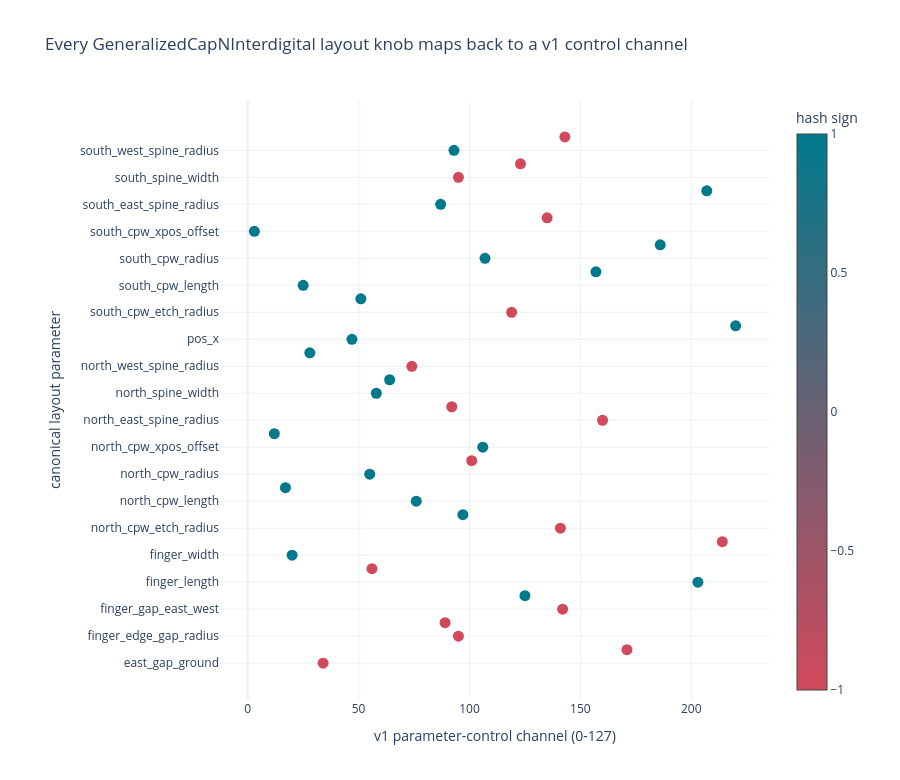

Notebook code for this chart:
### Markdown cell above
## 8. The inverse-design hook: named controls survive

V0 adds every numeric parameter into one scalar. Width + count and count + width are
indistinguishable, and two different parameter sets can share the same sum. V1 hashes
the **parameter path and value together**, writes each row's names, values, indices,
and signs, and publishes the global control map below. Collisions are possible in a
fixed-size hashed block, but they are visible and auditable rather than silent.

### Code cell
fig = go.Figure(
    go.Scatter(
        x=control_map["hash_index"],
        y=control_map["parameter_name"],
        mode="markers",
        marker={
            "size": 11,
            "color": control_map["hash_sign"],
            "colorscale": [[0, "#D1495B"], [1, "#00798C"]],
            "cmin": -1,
            "cmax": 1,
            "colorbar": {"title": "hash sign", "x": 1.03},
        },
        customdata=np.column_stack(
            [control_map["minimum"], control_map["maximum"], control_map["count"]]
        ),
        hovertemplate=(
            "<b>%{y}</b><br>channel=%{x}<br>range=[%{customdata[0]:.3g}, "
            "%{customdata[1]:.3g}]<br>records=%{customdata[2]}<extra></extra>"
        ),
    )
)
fig.update_layout(
    title="Every GeneralizedCapNInterdigital layout knob maps back to a v1 control channel",
    xaxis_title="v1 parameter-control channel (0-127)",
    yaxis_title="canonical layout parameter",
    template="plotly_white",
    height=780,
    margin={"l": 220, "r": 130},
)
fig.show()

### Figure 1 — Plotly figure (JSON) as saved in the notebook; plotly's stock layout.template omitted (floating-point values rounded to 4 significant figures)
{"data": [{"customdata": [[3.0, 13.0, 20060.0], [2.0, 14.0, 20060.0], [1.0, 1.0, 20060.0], [1.5, 9.0, 20060.0], [2.0, 10.0, 20060.0], [2.0, 10.0, 20060.0], [5.0, 13.0, 20060.0], [1.5, 5.5, 20060.0], [3.0, 11.0, 20060.0], [1.0, 1.0, 20060.0], [1.0, 1.0, 20060.0], [2.0, 2.0, 20060.0], [5.0, 15.0, 20060.0], [1.0, 1.0, 20060.0], [1.0, 1.0, 20060.0], [2.0, 36.0, 20060.0], [0.0, 0.0, 20060.0], [1.0, 1.0, 20060.0], [1.0, 1.0, 20060.0], [3.0, 13.0, 20060.0], [3.0, 13.0, 20060.0], [1.0, 1.0, 20060.0], [1.0, 1.0, 20060.0], [0.0, 0.0, 20060.0], [0.0, 0.0, 20060.0], [0.0, 0.0, 20060.0], [1.0, 1.0, 20060.0], [2.0, 2.0, 20060.0], [5.0, 15.0, 20060.0], [1.0, 1.0, 20060.0], [1.0, 1.0, 20060.0], [2.0, 36.0, 20060.0], [0.0, 0.0, 20060.0], [1.0, 1.0, 20060.0], [1.0, 1.0, 20060.0], [3.0, 13.0, 20060.0], [3.0, 13.0, 20060.0], [1.0, 1.0, 20060.0], [1.0, 1.0, 20060.0], [3.0, 13.0, 20060.0]], "hovertemplate": "<b>%{y}</b><br>channel=%{x}<br>range=[%{customdata[0]:.3g}, %{customdata[1]:.3g}]<br>records=%{customdata[2]}<extra></extra>", "marker": {"cmax": 1, "cmin": -1, "color": [-1, -1, -1, -1, -1, 1, 1, -1, 1, -1, -1, 1, 1, 1, 1, -1, 1, 1, -1, -1, 1, 1, -1, 1, 1, 1, -1, 1, 1, 1, 1, 1, 1, -1, 1, 1, -1, -1, 1, -1], "colorbar": {"title": {"text": "hash sign"}, "x": 1.03}, "colorscale": [[0, "#D1495B"], [1, "#00798C"]], "size": 11}, "mode": "markers", "type": "scatter", "x": [34, 171, 95, 89, 142, 125, 203, 56, 20, 214, 141, 97, 76, 17, 55, 101, 106, 12, 160, 92, 58, 64, 74, 28, 47, 220, 119, 51, 25, 157, 107, 186, 3, 135, 87, 207, 95, 123, 93, 143], "y": ["east_gap_ground", "finger_count", "finger_edge_gap_radius", "finger_etch_radius", "finger_gap_east_west", "finger_gap_north_south", "finger_length", "finger_radius", "finger_width", "layer", "north_cpw_etch_radius", "north_cpw_gap", "north_cpw_length", "north_cpw_maintain_gap", "north_cpw_radius", "north_cpw_width", "north_cpw_xpos_offset", "north_east_spine_etch_radius", "north_east_spine_radius", "north_gap_ground", "north_spine_width", "north_west_spine_etch_radius", "north_west_spine_radius", "orientation", "pos_x", "pos_y", "south_cpw_etch_radius", "south_cpw_gap", "south_cpw_length", "south_cpw_maintain_gap", "south_cpw_radius", "south_cpw_width", "south_cpw_xpos_offset", "south_east_spine_etch_radius", "south_east_spine_radius", "south_gap_ground", "south_spine_width", "south_west_spine_etch_radius", "south_west_spine_radius", "west_gap_ground"]}], "layout": {"height": 780, "margin": {"l": 220, "r": 130}, "title": {"text": "Every GeneralizedCapNInterdigital layout knob maps back to a v1 control channel"}, "xaxis": {"title": {"text": "v1 parameter-control channel (0-127)"}}, "yaxis": {"title": {"text": "canonical layout parameter"}}}}
